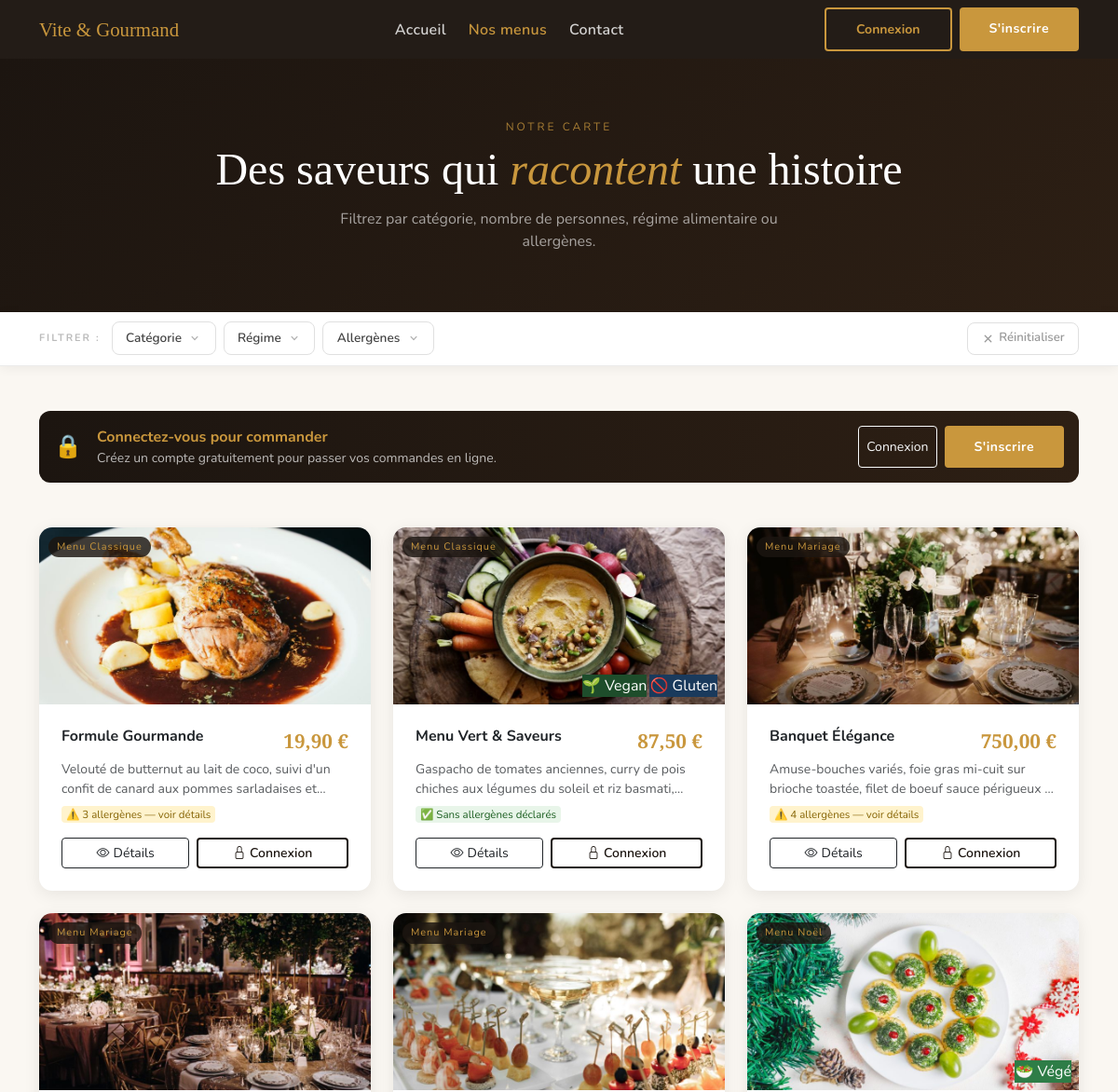
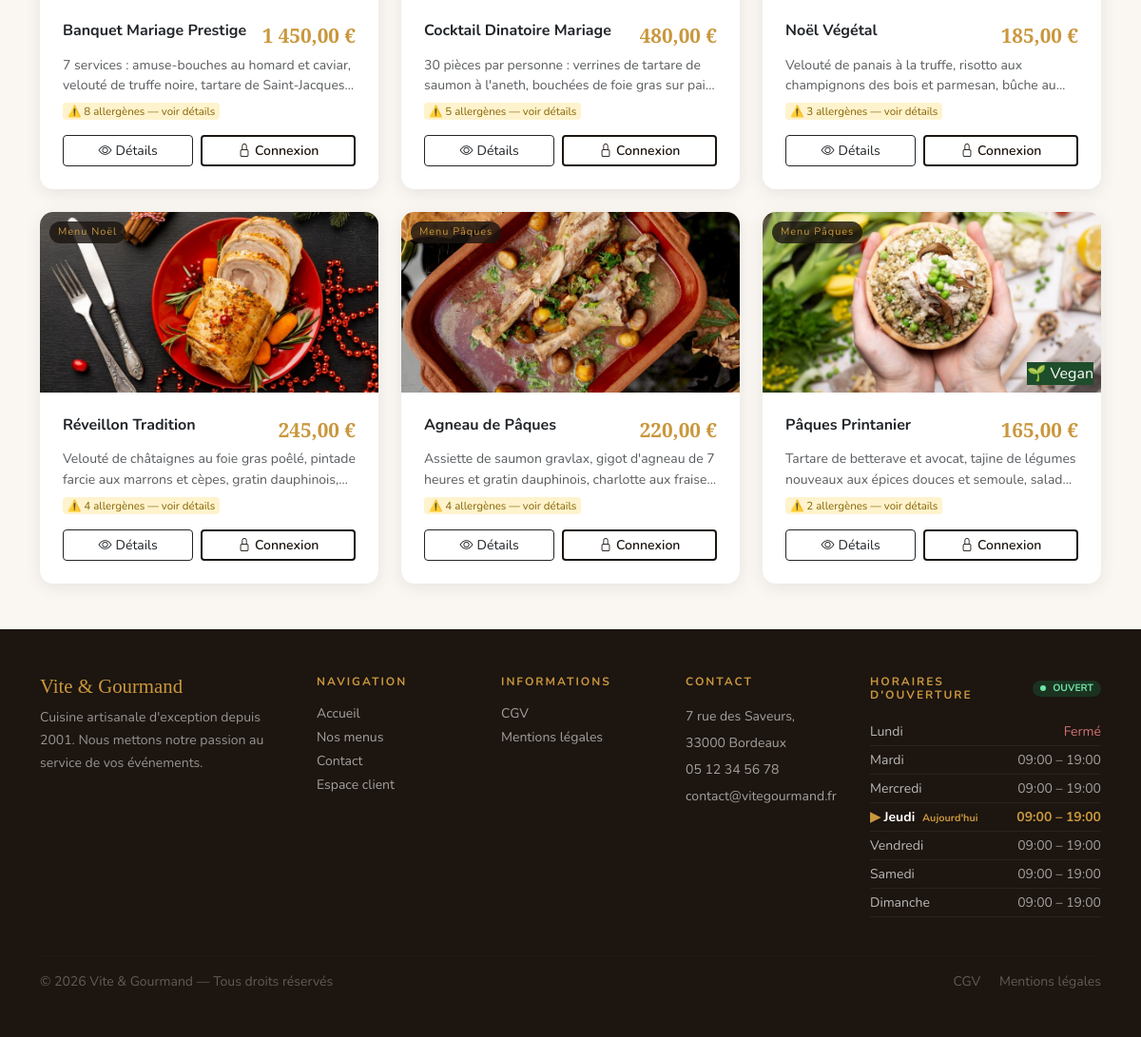
Screenshot of /menus.php with the database file from the repository (2 pictures, top to bottom).
### tables this page shows
CREATE TABLE `menus` (
  `id` int(11) NOT NULL,
  `nom` varchar(200) NOT NULL,
  `description` text DEFAULT NULL,
  `prix` decimal(10,2) NOT NULL,
  `categorie` varchar(100) NOT NULL,
  `disponible` tinyint(1) DEFAULT 1,
  `image_url` text DEFAULT '',
  `allergenes` text DEFAULT '',
  `regime` varchar(200) DEFAULT '',
  `personnes_min` int(11) DEFAULT 1,
  `created_at` datetime DEFAULT current_timestamp()
);

CREATE TABLE `horaires` (
  `id` int(11) NOT NULL,
  `jour` varchar(20) NOT NULL,
  `heure_ouverture` varchar(5) DEFAULT '09:00',
  `heure_fermeture` varchar(5) DEFAULT '19:00',
  `ferme` tinyint(1) DEFAULT 0
);

### menus.php (the view, shortened to what the rows shown need)
<?php
include 'includes/db.php';
$is_logged = isset($_SESSION['user_id']);
$cat_config = [
    'Menu Classique' => ['emoji' => '🍽️', 'couleur' => '#2D4A3E'],
    'Menu Noël'      => ['emoji' => '🎄', 'couleur' => '#1E4D2B'],
    'Menu Pâques'    => ['emoji' => '🐣', 'couleur' => '#5C3D1E'],
    'Menu Mariage'   => ['emoji' => '💍', 'couleur' => '#4A1942'],
];
$menus = $pdo
    ->query("SELECT * FROM menus WHERE disponible = 1 ORDER BY categorie, nom")
    ->fetchAll();
?>
<!DOCTYPE html>
<html lang="fr">
<head>
    <link rel="stylesheet" href="https://cdn.jsdelivr.net/npm/bootstrap@5.3.0/dist/css/bootstrap.min.css">
    <link rel="stylesheet" href="https://cdn.jsdelivr.net/npm/bootstrap-icons@1.11.0/font/bootstrap-icons.css">
    <link rel="stylesheet" href="css/global.css">
    <link rel="stylesheet" href="css/public.css">
</head>
<body>
    <div class="page-hero">
        <div class="container">
            <h1 style="font-family: 'Playfair Display', serif; color: #fff; font-size: clamp(2rem, 4vw, 3.2rem);">
            Des saveurs qui <em style="color: var(--gold);">racontent</em> une histoire
            </h1>
        </div>
    </div>
    <div class="container py-5">
        <div class="row g-4" id="menu-grid">
            <?php foreach ($menus as $menu):
            $cat    = $menu['categorie'];
            $config = $cat_config[$cat] ?? ['emoji' => '🍽️', 'couleur' => '#1C1510'];
            $allergenes = array_filter(array_map('trim', explode(',', $menu['allergenes'] ?? '')));
            $regimes    = array_filter(array_map('trim', explode(',', $menu['regime']    ?? '')));
            $nb_pers = max(1, (int)($menu['personnes_min'] ?? 1));
            ?>
            <div class="col-md-6 col-lg-4 menu-item-wrap"
                data-cat="<?= htmlspecialchars($cat) ?>"
                data-allergens="<?= htmlspecialchars($menu['allergenes'] ?? '') ?>"
                data-regimes="<?= htmlspecialchars($menu['regime'] ?? '') ?>"
                data-pers="<?= $nb_pers ?>">
                <div class="menu-card-pub">
                    <div class="position-relative">
                        <?php if (!empty($menu['image_url'])): ?>
                            <img src="<?= htmlspecialchars($menu['image_url']) ?>"
                                alt="<?= htmlspecialchars($menu['nom']) ?>"
                                class="menu-img" loading="lazy">
                        <?php endif; ?>
                        <span class="cat-badge"><?= htmlspecialchars($cat) ?></span>
                        <div style="position: absolute; bottom: 8px; right: 8px; display: flex; flex-wrap: wrap; gap: 3px; justify-content: flex-end;">
                            <?php if (in_array('vegan', $regimes)): ?>
                                <span class="rg-badge" style="background: #1E4D2B; color: #fff;">🌱 Vegan</span>
                            <?php elseif (in_array('vegetarien', $regimes)): ?>
                                <span class="rg-badge" style="background: #2E7D47; color: #fff;">🥗 Végé</span>
                            <?php endif; ?>
                            <?php if (in_array('sans_gluten', $regimes)): ?>
                                <span class="rg-badge" style="background: #1A3A5C; color: #fff;">🚫 Gluten</span>
                            <?php endif; ?>
                        </div>
                    </div>
                    <div class="card-body p-4 d-flex flex-column flex-grow-1">
                        <div class="d-flex justify-content-between align-items-start mb-1 gap-2">
                            <h5 class="fw-bold mb-0" style="line-height: 1.3; font-size: 1rem;">
                                <?= htmlspecialchars($menu['nom']) ?>
                            </h5>
                            <div class="text-end flex-shrink-0">
                                <?php if ($nb_pers > 1):
                                    $prix_par_pers = $menu['prix'] / $nb_pers;
                                ?>
                                    <div class="prix">
                                        <?= number_format($prix_par_pers, 2, ',', ' ') ?> €
                                        <span style="font-size: .65rem; font-weight: 400; color: #888;">/pers.</span>
                                    </div>
                                    <div style="font-size: .7rem; color: #aaa;">
                                        Total : <?= number_format($menu['prix'], 2, ',', ' ') ?> €
                                    </div>
                                <?php else: ?>
                                    <div class="prix"><?= number_format($menu['prix'], 2, ',', ' ') ?> €</div>
                                <?php endif; ?>
                            </div>
                        </div>
                        <p class="text-muted small mb-2 flex-grow-1"
                        style="display: -webkit-box; -webkit-line-clamp: 2; -webkit-box-orient: vertical; overflow: hidden; line-height: 1.55; min-height: 2.6em;">
                            <?= htmlspecialchars($menu['description']) ?>
                        </p>
                        <?php if (!empty($allergenes)): ?>
                            <div class="mb-3">
                                <span class="al-chip"
                                    style="background: #FFF3CD; color: #856404; font-size: .72rem; cursor: pointer;"
                                    onclick="this.closest('.menu-card-pub').querySelector('.btn-detail').click()">
                                    ⚠️ <?= count($allergenes) ?> allergène<?= count($allergenes) > 1 ? 's' : '' ?> — voir détails
                                </span>
                            </div>
                        <?php else: ?>
                            <div class="mb-3">
                                <span class="al-chip" style="background: #E8F5E9; color: #1B5E20; font-size: .72rem;">
                                    ✅ Sans allergènes déclarés
                                </span>
                            </div>
                        <?php endif; ?>
                        <div class="d-flex gap-2">
                            <button class="btn btn-outline-dark flex-grow-1 btn-sm btn-detail"
                                    data-nom="<?= htmlspecialchars($menu['nom'],        ENT_QUOTES) ?>"
                                    data-prix="<?= number_format($menu['prix'], 2, ',', ' ') ?>"
                                    data-ppp="<?= $nb_pers > 1 ? number_format($menu['prix'] / $nb_pers, 2, ',', ' ') : '' ?>"
                                    data-cat="<?= htmlspecialchars($cat,                ENT_QUOTES) ?>"
                                    data-desc="<?= htmlspecialchars($menu['description'], ENT_QUOTES) ?>"
                                    data-img="<?= htmlspecialchars($menu['image_url'] ?? '', ENT_QUOTES) ?>"
                                    data-allergens="<?= htmlspecialchars($menu['allergenes'] ?? '', ENT_QUOTES) ?>"
                                    data-regimes="<?= htmlspecialchars($menu['regime'] ?? '',    ENT_QUOTES) ?>"
                                    data-pers="<?= $nb_pers ?>"
                                    data-color="<?= $config['couleur'] ?>"
                                    data-emoji="<?= $config['emoji'] ?>">
                                <i class="bi bi-eye me-1"></i>Détails
                            </button>
                            <?php if ($is_logged): ?>
                                <a href="user/menu.php" class="btn btn-gold flex-grow-1 btn-sm">
                                    <i class="bi bi-cart-plus me-1"></i>Commander
                                </a>
                            <?php else: ?>
                                <a href="login.php" class="btn flex-grow-1 btn-sm fw-semibold justify-content-center"
                                style="border: 2px solid var(--dark); color: var(--dark);">
                                    <i class="bi bi-lock me-1"></i>Connexion
                                </a>
                            <?php endif; ?>
                        </div>
                    </div>
                </div>
            </div>
                <?php endforeach; ?>
        </div>
    </div>
<?php include 'includes/partials/footer.php'; ?>
</body>

### includes/partials/footer.php (shortened to what the rows shown need)
<?php
if (!isset($horaires) || !isset($today_fr)) {
    $jours_fr = [
        'Sunday'    => 'Dimanche',
        'Monday'    => 'Lundi',
        'Tuesday'   => 'Mardi',
        'Wednesday' => 'Mercredi',
        'Thursday'  => 'Jeudi',
        'Friday'    => 'Vendredi',
        'Saturday'  => 'Samedi'
    ];
    $today_en = date('l');
    if (isset($jours_fr[$today_en])) {
        $today_fr = $jours_fr[$today_en];
    } else {
        $today_fr = $today_en;
    }
    $horaires = [];
    if (isset($pdo)) {
        $sql_horaires = "SELECT * FROM horaires ORDER BY id";
        $stmt = $pdo->query($sql_horaires);
        if ($stmt) {
            while ($h = $stmt->fetch()) {
                $horaires[$h['jour']] = $h;
            }
        }
    }
}
?>
<footer class="py-5" id="horaires" style="background:var(--dark);">
    <div class="container">
        <div class="row g-5">
            <div class="col-md-3">
                <?php if (!empty($horaires)): ?>
                    <div style="color:rgba(255,255,255,.7);">
                        <?php foreach ($horaires as $jour => $h): ?>
                            <?php $isToday = ($jour === $today_fr); ?>
                            <div class="d-flex justify-content-between align-items-center py-1"
                                 style="border-bottom:1px solid rgba(255,255,255,.06);
                                        <?php echo $isToday ? 'color:#fff;' : ''; ?>">
                                <span class="small"
                                      style="font-weight:<?php echo $isToday ? '700' : '400'; ?>;">
                                    <?php if ($isToday): ?>
                                        <span style="color:var(--gold);">▶</span>
                                    <?php endif; ?>
                                    <?php echo htmlspecialchars($jour); ?>
                                    <?php if ($isToday): ?>
                                        <span style="color:var(--gold);font-size:.68rem;margin-left:4px;">
                                            Aujourd'hui
                                        </span>
                                    <?php endif; ?>
                                </span>
                                <?php if (!empty($h['ferme'])): ?>
                                    <span class="small" style="color:rgba(255,138,138,.8);">
                                        Fermé
                                    </span>
                                <?php else: ?>
                                    <span class="small"
                                          style="font-weight:<?php echo $isToday ? '700' : '400'; ?>;
                                                 color:<?php echo $isToday ? 'var(--gold)'
                                                                            : 'rgba(255,255,255,.6)'; ?>;">
                                        <?php echo $h['heure_ouverture']; ?>
                                        –
                                        <?php echo $h['heure_fermeture']; ?>
                                    </span>
                                <?php endif; ?>
                            </div>
                        <?php endforeach; ?>
                    </div>
                <?php else: ?>
                    <p class="small" style="color:rgba(255,255,255,.4);">
                        Horaires non disponibles
                    </p>
                <?php endif; ?>
            </div>
        </div>
    </div>
</footer>

### rows the page displays
menus: image_url (picture), categorie "Menu Classique", nom "Formule Gourmande", prix "19,90", description "Velouté de butternut au lait de coco, suivi d'un confit de canard aux pommes sarladaises…", allergenes "3"
menus: image_url (picture), categorie "Menu Classique", shows "🌱 Vegan", shows "🚫 Gluten", nom "Menu Vert & Saveurs", prix "87,50", description "Gaspacho de tomates anciennes, curry de pois chiches aux légumes du soleil et riz…", shows "✅ Sans allergènes déclarés"
menus: image_url (picture), categorie "Menu Mariage", nom "Banquet Élégance", prix "750,00", description "Amuse-bouches variés, foie gras mi-cuit sur brioche toastée, filet de boeuf sauce périgueux…", allergenes "4"
menus: image_url (picture), categorie "Menu Mariage", nom "Banquet Mariage Prestige", prix "1 450,00", description "7 services : amuse-bouches au homard et caviar, velouté de truffe noire, tartare de…", allergenes "8"
menus: image_url (picture), categorie "Menu Mariage", nom "Cocktail Dinatoire Mariage", prix "480,00", description "30 pièces par personne : verrines de tartare de saumon à l'aneth, bouchées de foie gras sur…", allergenes "5"
menus: image_url (picture), categorie "Menu Noël", regime "🥗 Végé", nom "Noël Végétal", prix "185,00", description "Velouté de panais à la truffe, risotto aux champignons des bois et parmesan, bûche…", allergenes "3"
menus: image_url (picture), categorie "Menu Noël", nom "Réveillon Tradition", prix "245,00", description "Velouté de châtaignes au foie gras poêlé, pintade farcie aux marrons et cèpes, gratin…", allergenes "4"
menus: image_url (picture), categorie "Menu Pâques", nom "Agneau de Pâques", prix "220,00", description "Assiette de saumon gravlax, gigot d'agneau de 7 heures et gratin dauphinois, charlotte aux…", allergenes "4"
menus: image_url (picture), categorie "Menu Pâques", regime "🌱 Vegan", nom "Pâques Printanier", prix "165,00", description "Tartare de betterave et avocat, tajine de légumes nouveaux aux épices douces et semoule,…", allergenes "2"
horaires: jour "Lundi", ferme "Fermé"
horaires: jour "Mardi", heure_ouverture "09:00", heure_fermeture "19:00"
horaires: jour "Mercredi", heure_ouverture "09:00", heure_fermeture "19:00"
horaires: jour "Jeudi", shows "Aujourd'hui", heure_ouverture "09:00", heure_fermeture "19:00"
horaires: jour "Vendredi", heure_ouverture "09:00", heure_fermeture "19:00"
horaires: jour "Samedi", heure_ouverture "09:00", heure_fermeture "19:00"
horaires: jour "Dimanche", heure_ouverture "09:00", heure_fermeture "19:00"
